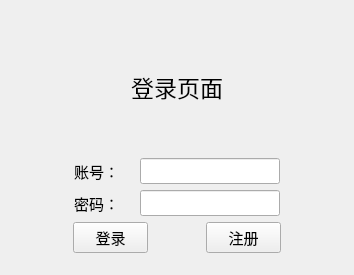
<?xml version="1.0" encoding="UTF-8"?>
<ui version="4.0">
 <class>Register</class>
 <widget class="QWidget" name="Register">
  <property name="geometry">
   <rect>
    <x>0</x>
    <y>0</y>
    <width>354</width>
    <height>267</height>
   </rect>
  </property>
  <property name="windowTitle">
   <string>Register</string>
  </property>
  <layout class="QVBoxLayout" name="verticalLayout">
   <item>
    <widget class="QStackedWidget" name="stackedWidget">
     <property name="currentIndex">
      <number>1</number>
     </property>
     <widget class="QWidget" name="page">
      <layout class="QGridLayout" name="gridLayout">
       <item row="0" column="0">
        <layout class="QHBoxLayout" name="horizontalLayout_6">
         <item>
          <spacer name="horizontalSpacer_2">
           <property name="orientation">
            <enum>Qt::Horizontal</enum>
           </property>
           <property name="sizeHint" stdset="0">
            <size>
             <width>40</width>
             <height>20</height>
            </size>
           </property>
          </spacer>
         </item>
         <item>
          <widget class="QLabel" name="label">
           <property name="font">
            <font>
             <pointsize>17</pointsize>
            </font>
           </property>
           <property name="text">
            <string>注册页面</string>
           </property>
          </widget>
         </item>
         <item>
          <spacer name="horizontalSpacer">
           <property name="orientation">
            <enum>Qt::Horizontal</enum>
           </property>
           <property name="sizeHint" stdset="0">
            <size>
             <width>40</width>
             <height>20</height>
            </size>
           </property>
          </spacer>
         </item>
        </layout>
       </item>
       <item row="1" column="0">
        <layout class="QHBoxLayout" name="horizontalLayout_7">
         <item>
          <spacer name="horizontalSpacer_3">
           <property name="orientation">
            <enum>Qt::Horizontal</enum>
           </property>
           <property name="sizeHint" stdset="0">
            <size>
             <width>40</width>
             <height>20</height>
            </size>
           </property>
          </spacer>
         </item>
         <item>
          <layout class="QHBoxLayout" name="horizontalLayout">
           <item>
            <widget class="QLabel" name="label_2">
             <property name="minimumSize">
              <size>
               <width>60</width>
               <height>0</height>
              </size>
             </property>
             <property name="maximumSize">
              <size>
               <width>60</width>
               <height>16777215</height>
              </size>
             </property>
             <property name="font">
              <font>
               <pointsize>11</pointsize>
              </font>
             </property>
             <property name="text">
              <string>账号：</string>
             </property>
            </widget>
           </item>
           <item>
            <widget class="QLineEdit" name="RidLine">
             <property name="minimumSize">
              <size>
               <width>140</width>
               <height>0</height>
              </size>
             </property>
             <property name="maximumSize">
              <size>
               <width>140</width>
               <height>16777215</height>
              </size>
             </property>
             <property name="font">
              <font>
               <pointsize>11</pointsize>
              </font>
             </property>
             <property name="text">
              <string/>
             </property>
            </widget>
           </item>
          </layout>
         </item>
         <item>
          <spacer name="horizontalSpacer_4">
           <property name="orientation">
            <enum>Qt::Horizontal</enum>
           </property>
           <property name="sizeHint" stdset="0">
            <size>
             <width>40</width>
             <height>20</height>
            </size>
           </property>
          </spacer>
         </item>
        </layout>
       </item>
       <item row="2" column="0">
        <layout class="QHBoxLayout" name="horizontalLayout_8">
         <item>
          <spacer name="horizontalSpacer_5">
           <property name="orientation">
            <enum>Qt::Horizontal</enum>
           </property>
           <property name="sizeHint" stdset="0">
            <size>
             <width>40</width>
             <height>20</height>
            </size>
           </property>
          </spacer>
         </item>
         <item>
          <layout class="QHBoxLayout" name="horizontalLayout_2">
           <item>
            <widget class="QLabel" name="label_3">
             <property name="minimumSize">
              <size>
               <width>60</width>
               <height>0</height>
              </size>
             </property>
             <property name="maximumSize">
              <size>
               <width>60</width>
               <height>16777215</height>
              </size>
             </property>
             <property name="font">
              <font>
               <pointsize>11</pointsize>
              </font>
             </property>
             <property name="text">
              <string>密码：</string>
             </property>
            </widget>
           </item>
           <item>
            <widget class="QLineEdit" name="RpwLine">
             <property name="minimumSize">
              <size>
               <width>140</width>
               <height>0</height>
              </size>
             </property>
             <property name="maximumSize">
              <size>
               <width>140</width>
               <height>16777215</height>
              </size>
             </property>
             <property name="font">
              <font>
               <pointsize>11</pointsize>
              </font>
             </property>
             <property name="text">
              <string/>
             </property>
            </widget>
           </item>
          </layout>
         </item>
         <item>
          <spacer name="horizontalSpacer_6">
           <property name="orientation">
            <enum>Qt::Horizontal</enum>
           </property>
           <property name="sizeHint" stdset="0">
            <size>
             <width>40</width>
             <height>20</height>
            </size>
           </property>
          </spacer>
         </item>
        </layout>
       </item>
       <item row="3" column="0">
        <layout class="QHBoxLayout" name="horizontalLayout_9">
         <item>
          <spacer name="horizontalSpacer_7">
           <property name="orientation">
            <enum>Qt::Horizontal</enum>
           </property>
           <property name="sizeHint" stdset="0">
            <size>
             <width>40</width>
             <height>20</height>
            </size>
           </property>
          </spacer>
         </item>
         <item>
          <layout class="QHBoxLayout" name="horizontalLayout_3">
           <item>
            <widget class="QLabel" name="label_4">
             <property name="minimumSize">
              <size>
               <width>60</width>
               <height>0</height>
              </size>
             </property>
             <property name="maximumSize">
              <size>
               <width>60</width>
               <height>16777215</height>
              </size>
             </property>
             <property name="font">
              <font>
               <pointsize>11</pointsize>
              </font>
             </property>
             <property name="text">
              <string>确认：</string>
             </property>
            </widget>
           </item>
           <item>
            <widget class="QLineEdit" name="Rpw2Line">
             <property name="minimumSize">
              <size>
               <width>140</width>
               <height>0</height>
              </size>
             </property>
             <property name="maximumSize">
              <size>
               <width>140</width>
               <height>16777215</height>
              </size>
             </property>
             <property name="font">
              <font>
               <pointsize>11</pointsize>
              </font>
             </property>
             <property name="text">
              <string/>
             </property>
            </widget>
           </item>
          </layout>
         </item>
         <item>
          <spacer name="horizontalSpacer_8">
           <property name="orientation">
            <enum>Qt::Horizontal</enum>
           </property>
           <property name="sizeHint" stdset="0">
            <size>
             <width>40</width>
             <height>20</height>
            </size>
           </property>
          </spacer>
         </item>
        </layout>
       </item>
       <item row="4" column="0">
        <layout class="QHBoxLayout" name="horizontalLayout_10">
         <item>
          <spacer name="horizontalSpacer_9">
           <property name="orientation">
            <enum>Qt::Horizontal</enum>
           </property>
           <property name="sizeHint" stdset="0">
            <size>
             <width>40</width>
             <height>20</height>
            </size>
           </property>
          </spacer>
         </item>
         <item>
          <layout class="QHBoxLayout" name="horizontalLayout_4">
           <item>
            <widget class="QLabel" name="label_5">
             <property name="minimumSize">
              <size>
               <width>60</width>
               <height>0</height>
              </size>
             </property>
             <property name="maximumSize">
              <size>
               <width>60</width>
               <height>16777215</height>
              </size>
             </property>
             <property name="font">
              <font>
               <pointsize>11</pointsize>
              </font>
             </property>
             <property name="text">
              <string>姓名：</string>
             </property>
            </widget>
           </item>
           <item>
            <widget class="QLineEdit" name="RnameLine">
             <property name="minimumSize">
              <size>
               <width>140</width>
               <height>0</height>
              </size>
             </property>
             <property name="maximumSize">
              <size>
               <width>140</width>
               <height>16777215</height>
              </size>
             </property>
             <property name="font">
              <font>
               <pointsize>11</pointsize>
              </font>
             </property>
             <property name="text">
              <string/>
             </property>
            </widget>
           </item>
          </layout>
         </item>
         <item>
          <spacer name="horizontalSpacer_10">
           <property name="orientation">
            <enum>Qt::Horizontal</enum>
           </property>
           <property name="sizeHint" stdset="0">
            <size>
             <width>40</width>
             <height>20</height>
            </size>
           </property>
          </spacer>
         </item>
        </layout>
       </item>
       <item row="5" column="0">
        <layout class="QHBoxLayout" name="horizontalLayout_11">
         <item>
          <spacer name="horizontalSpacer_11">
           <property name="orientation">
            <enum>Qt::Horizontal</enum>
           </property>
           <property name="sizeHint" stdset="0">
            <size>
             <width>40</width>
             <height>20</height>
            </size>
           </property>
          </spacer>
         </item>
         <item>
          <layout class="QHBoxLayout" name="horizontalLayout_5">
           <item>
            <widget class="QLabel" name="label_6">
             <property name="minimumSize">
              <size>
               <width>60</width>
               <height>0</height>
              </size>
             </property>
             <property name="maximumSize">
              <size>
               <width>60</width>
               <height>16777215</height>
              </size>
             </property>
             <property name="font">
              <font>
               <pointsize>11</pointsize>
              </font>
             </property>
             <property name="text">
              <string>性别：</string>
             </property>
            </widget>
           </item>
           <item>
            <widget class="QComboBox" name="comboBox">
             <property name="minimumSize">
              <size>
               <width>60</width>
               <height>0</height>
              </size>
             </property>
             <property name="maximumSize">
              <size>
               <width>60</width>
               <height>16777215</height>
              </size>
             </property>
             <property name="font">
              <font>
               <pointsize>11</pointsize>
              </font>
             </property>
             <item>
              <property name="text">
               <string>男</string>
              </property>
             </item>
             <item>
              <property name="text">
               <string>女</string>
              </property>
             </item>
            </widget>
           </item>
          </layout>
         </item>
         <item>
          <spacer name="horizontalSpacer_12">
           <property name="orientation">
            <enum>Qt::Horizontal</enum>
           </property>
           <property name="sizeHint" stdset="0">
            <size>
             <width>40</width>
             <height>20</height>
            </size>
           </property>
          </spacer>
         </item>
        </layout>
       </item>
       <item row="6" column="0">
        <layout class="QHBoxLayout" name="horizontalLayout_12">
         <item>
          <spacer name="horizontalSpacer_13">
           <property name="orientation">
            <enum>Qt::Horizontal</enum>
           </property>
           <property name="sizeHint" stdset="0">
            <size>
             <width>40</width>
             <height>20</height>
            </size>
           </property>
          </spacer>
         </item>
         <item>
          <widget class="QPushButton" name="RokBtn">
           <property name="minimumSize">
            <size>
             <width>75</width>
             <height>0</height>
            </size>
           </property>
           <property name="maximumSize">
            <size>
             <width>75</width>
             <height>16777215</height>
            </size>
           </property>
           <property name="font">
            <font>
             <pointsize>11</pointsize>
            </font>
           </property>
           <property name="text">
            <string>注册</string>
           </property>
          </widget>
         </item>
         <item>
          <spacer name="horizontalSpacer_15">
           <property name="orientation">
            <enum>Qt::Horizontal</enum>
           </property>
           <property name="sizeHint" stdset="0">
            <size>
             <width>40</width>
             <height>20</height>
            </size>
           </property>
          </spacer>
         </item>
         <item>
          <widget class="QPushButton" name="RconsBtn">
           <property name="minimumSize">
            <size>
             <width>75</width>
             <height>0</height>
            </size>
           </property>
           <property name="maximumSize">
            <size>
             <width>75</width>
             <height>16777215</height>
            </size>
           </property>
           <property name="font">
            <font>
             <pointsize>11</pointsize>
            </font>
           </property>
           <property name="text">
            <string>取消</string>
           </property>
          </widget>
         </item>
         <item>
          <spacer name="horizontalSpacer_14">
           <property name="orientation">
            <enum>Qt::Horizontal</enum>
           </property>
           <property name="sizeHint" stdset="0">
            <size>
             <width>40</width>
             <height>20</height>
            </size>
           </property>
          </spacer>
         </item>
        </layout>
       </item>
      </layout>
     </widget>
     <widget class="QWidget" name="page_2">
      <layout class="QGridLayout" name="gridLayout_2">
       <item row="0" column="0">
        <layout class="QVBoxLayout" name="verticalLayout_2">
         <item>
          <layout class="QHBoxLayout" name="horizontalLayout_15">
           <item>
            <spacer name="horizontalSpacer_16">
             <property name="orientation">
              <enum>Qt::Horizontal</enum>
             </property>
             <property name="sizeHint" stdset="0">
              <size>
               <width>40</width>
               <height>20</height>
              </size>
             </property>
            </spacer>
           </item>
           <item>
            <widget class="QLabel" name="label_7">
             <property name="font">
              <font>
               <pointsize>17</pointsize>
              </font>
             </property>
             <property name="text">
              <string>登录页面</string>
             </property>
            </widget>
           </item>
           <item>
            <spacer name="horizontalSpacer_17">
             <property name="orientation">
              <enum>Qt::Horizontal</enum>
             </property>
             <property name="sizeHint" stdset="0">
              <size>
               <width>40</width>
               <height>20</height>
              </size>
             </property>
            </spacer>
           </item>
          </layout>
         </item>
         <item>
          <layout class="QHBoxLayout" name="horizontalLayout_16">
           <item>
            <spacer name="horizontalSpacer_18">
             <property name="orientation">
              <enum>Qt::Horizontal</enum>
             </property>
             <property name="sizeHint" stdset="0">
              <size>
               <width>40</width>
               <height>20</height>
              </size>
             </property>
            </spacer>
           </item>
           <item>
            <layout class="QHBoxLayout" name="horizontalLayout_13">
             <item>
              <widget class="QLabel" name="label_8">
               <property name="minimumSize">
                <size>
                 <width>60</width>
                 <height>0</height>
                </size>
               </property>
               <property name="maximumSize">
                <size>
                 <width>60</width>
                 <height>16777215</height>
                </size>
               </property>
               <property name="font">
                <font>
                 <pointsize>11</pointsize>
                </font>
               </property>
               <property name="text">
                <string>账号：</string>
               </property>
              </widget>
             </item>
             <item>
              <widget class="QLineEdit" name="LidLine">
               <property name="minimumSize">
                <size>
                 <width>140</width>
                 <height>0</height>
                </size>
               </property>
               <property name="maximumSize">
                <size>
                 <width>140</width>
                 <height>16777215</height>
                </size>
               </property>
               <property name="font">
                <font>
                 <pointsize>11</pointsize>
                </font>
               </property>
               <property name="text">
                <string/>
               </property>
              </widget>
             </item>
            </layout>
           </item>
           <item>
            <spacer name="horizontalSpacer_19">
             <property name="orientation">
              <enum>Qt::Horizontal</enum>
             </property>
             <property name="sizeHint" stdset="0">
              <size>
               <width>40</width>
               <height>20</height>
              </size>
             </property>
            </spacer>
           </item>
          </layout>
         </item>
         <item>
          <layout class="QHBoxLayout" name="horizontalLayout_17">
           <item>
            <spacer name="horizontalSpacer_20">
             <property name="orientation">
              <enum>Qt::Horizontal</enum>
             </property>
             <property name="sizeHint" stdset="0">
              <size>
               <width>40</width>
               <height>20</height>
              </size>
             </property>
            </spacer>
           </item>
           <item>
            <layout class="QHBoxLayout" name="horizontalLayout_14">
             <item>
              <widget class="QLabel" name="label_9">
               <property name="minimumSize">
                <size>
                 <width>60</width>
                 <height>0</height>
                </size>
               </property>
               <property name="maximumSize">
                <size>
                 <width>60</width>
                 <height>16777215</height>
                </size>
               </property>
               <property name="font">
                <font>
                 <pointsize>11</pointsize>
                </font>
               </property>
               <property name="text">
                <string>密码：</string>
               </property>
              </widget>
             </item>
             <item>
              <widget class="QLineEdit" name="LpwLine">
               <property name="minimumSize">
                <size>
                 <width>140</width>
                 <height>0</height>
                </size>
               </property>
               <property name="maximumSize">
                <size>
                 <width>140</width>
                 <height>16777215</height>
                </size>
               </property>
               <property name="font">
                <font>
                 <pointsize>11</pointsize>
                </font>
               </property>
               <property name="text">
                <string/>
               </property>
              </widget>
             </item>
            </layout>
           </item>
           <item>
            <spacer name="horizontalSpacer_21">
             <property name="orientation">
              <enum>Qt::Horizontal</enum>
             </property>
             <property name="sizeHint" stdset="0">
              <size>
               <width>40</width>
               <height>20</height>
              </size>
             </property>
            </spacer>
           </item>
          </layout>
         </item>
         <item>
          <layout class="QHBoxLayout" name="horizontalLayout_18">
           <item>
            <spacer name="horizontalSpacer_22">
             <property name="orientation">
              <enum>Qt::Horizontal</enum>
             </property>
             <property name="sizeHint" stdset="0">
              <size>
               <width>40</width>
               <height>20</height>
              </size>
             </property>
            </spacer>
           </item>
           <item>
            <widget class="QPushButton" name="LokBtn">
             <property name="minimumSize">
              <size>
               <width>75</width>
               <height>0</height>
              </size>
             </property>
             <property name="maximumSize">
              <size>
               <width>75</width>
               <height>16777215</height>
              </size>
             </property>
             <property name="font">
              <font>
               <pointsize>11</pointsize>
              </font>
             </property>
             <property name="text">
              <string>登录</string>
             </property>
            </widget>
           </item>
           <item>
            <spacer name="horizontalSpacer_23">
             <property name="orientation">
              <enum>Qt::Horizontal</enum>
             </property>
             <property name="sizeHint" stdset="0">
              <size>
               <width>40</width>
               <height>20</height>
              </size>
             </property>
            </spacer>
           </item>
           <item>
            <widget class="QPushButton" name="RegBtn">
             <property name="minimumSize">
              <size>
               <width>75</width>
               <height>0</height>
              </size>
             </property>
             <property name="maximumSize">
              <size>
               <width>75</width>
               <height>16777215</height>
              </size>
             </property>
             <property name="font">
              <font>
               <pointsize>11</pointsize>
              </font>
             </property>
             <property name="text">
              <string>注册</string>
             </property>
            </widget>
           </item>
           <item>
            <spacer name="horizontalSpacer_24">
             <property name="orientation">
              <enum>Qt::Horizontal</enum>
             </property>
             <property name="sizeHint" stdset="0">
              <size>
               <width>40</width>
               <height>20</height>
              </size>
             </property>
            </spacer>
           </item>
          </layout>
         </item>
        </layout>
       </item>
      </layout>
     </widget>
    </widget>
   </item>
  </layout>
 </widget>
 <layoutdefault spacing="6" margin="11"/>
 <resources/>
 <connections/>
</ui>
